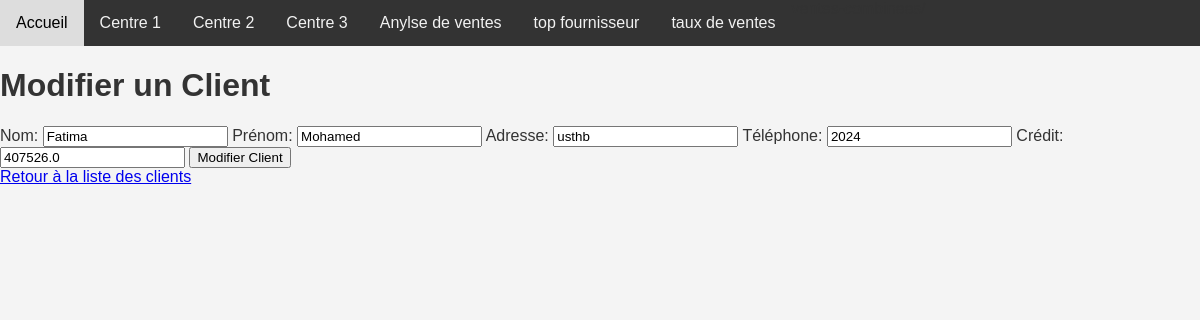
Page /modifier_client/1/ on the committed database.
### application/models.py (models this page shows, shortened)
class Client(models.Model):
     nomc= models.CharField(max_length=40)
     prenomc= models.CharField(max_length=40)
     adressec= models.CharField(max_length=100)
     telc= models.IntegerField()
     creditc= models.FloatField(max_length=20)

### application/views.py (the view, shortened to what this page needs)
# urls.py: path('modifier_client/<int:pk>/', views.modifier_client, name='modifier_client'),
def modifier_client(request,pk):
    client = Client.objects.get(pk=pk)
    return render(request, 'modifier_client.html', {'client': client})

### application/templates/modifier_client.html (shortened to what this page needs)
{% load static %}
<!DOCTYPE html><!DOCTYPE html>
<html lang="en">
<head>
    <link rel="stylesheet" href="{% static 'application/styles.css' %}">
</head>
<body>
    <nav class="nav-agriculture">
        <a href="{% url 'index' %}">Accueil</a>
        <a href="{% url 'centre_menu' centre_id=1 %}">Centre 1</a>
        <a href="{% url 'centre_menu' centre_id=2 %}">Centre 2</a>
        <a href="{% url 'centre_menu' centre_id=3 %}">Centre 3</a>
        <a href="{% url 'analyse_ventes' %}">Anylse de ventes </a>
        <a href="{% url 'top_fournisseurs' %}">top fournisseur </a>
        <a href="{% url 'ventes_combinees' %}">taux de ventes  </a>
    </nav>
    <h1>Modifier un Client</h1>
    <form method="post" action="{% url 'modifier_client' client.pk %}">
        <label for="nomc">Nom:</label>
        <input type="text" name="nomc" value="{{ client.nomc }}" required>
        <label for="prenomc">Prénom:</label>
        <input type="text" name="prenomc" value="{{ client.prenomc }}" required>
        <label for="adressec">Adresse:</label>
        <input type="text" name="adressec" value="{{ client.adressec }}" required>
        <label for="telc">Téléphone:</label>
        <input type="text" name="telc" value="{{ client.telc }}" required>
        <label for="creditc">Crédit:</label>
        <input type="text" name="creditc" value="{{ client.creditc }}" required>
        <button type="submit">Modifier Client</button>
    </form>
    <a href="{% url 'gerer_clients' %}">Retour à la liste des clients</a>
</body>
</html>

### application/static/application/styles.css (style rules this page uses)
body { font-family: 'Arial', sans-serif; color: #333; background-color: #f4f4f4; margin: 0; padding: 0; }
.nav-agriculture { background-color: #333; overflow: hidden; }
.nav-agriculture a { float: left; display: block; color: #f2f2f2; text-align: center; padding: 14px 16px; text-decoration: none; }

### rows in the picture
Client: nomc "Fatima", prenomc "Mohamed", adressec "usthb", telc "2024", creditc "407526.0"
